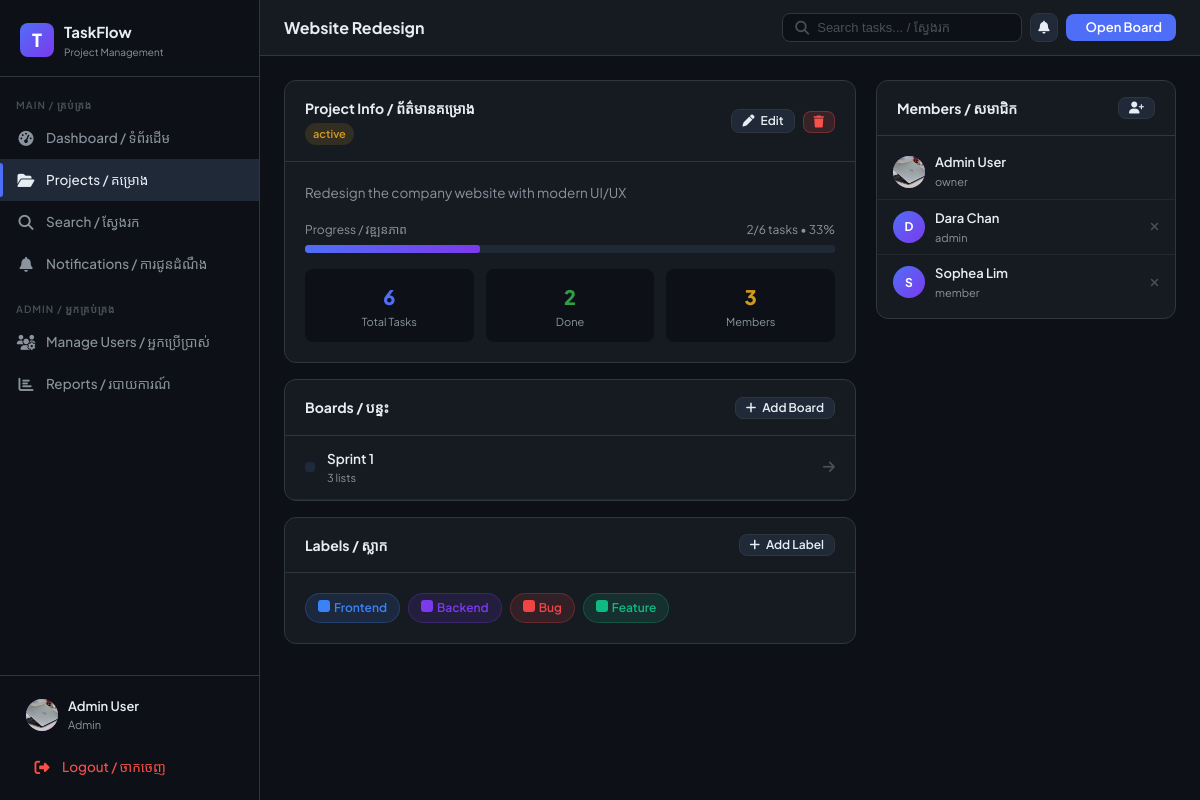
Page /projects/1/ (signed in) on the earlier database version.
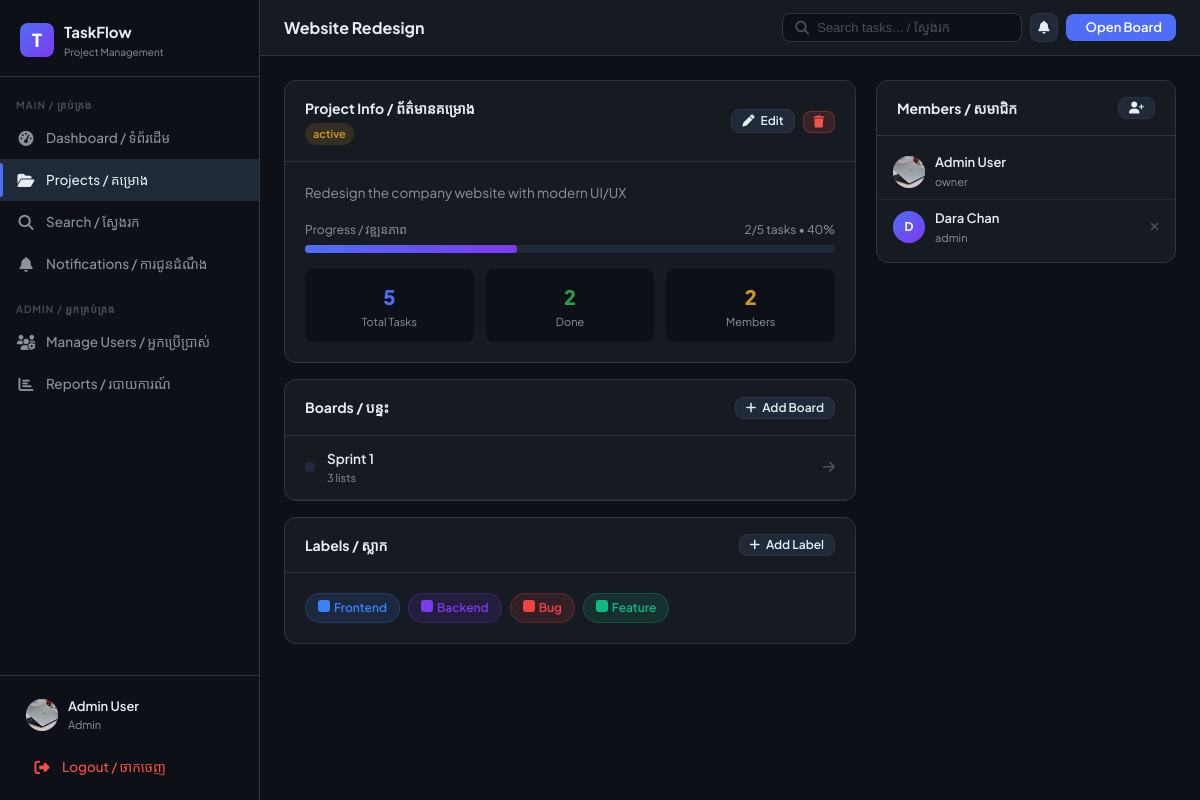
Same page on the later database version.
### core/models.py (models this page shows, shortened)
class Project(models.Model):
    STATUS_CHOICES = [('active', 'Active'), ('archived', 'Archived')]
    owner = models.ForeignKey(User, on_delete=models.CASCADE, related_name='owned_projects')
    name = models.CharField(max_length=150)
    description = models.TextField(blank=True)
    status = models.CharField(max_length=10, choices=STATUS_CHOICES, default='active')
    created_at = models.DateTimeField(auto_now_add=True)
    updated_at = models.DateTimeField(auto_now=True)
    @property
    def total_cards(self):
        return Card.objects.filter(list__board__project=self).count()
    @property
    def done_cards(self):
        return Card.objects.filter(list__board__project=self, status='done').count()
    @property
    def progress(self):
        total = self.total_cards
        return int((self.done_cards / total) * 100) if total > 0 else 0

class Board(models.Model):
    project = models.ForeignKey(Project, on_delete=models.CASCADE, related_name='boards')
    name = models.CharField(max_length=100)
    background = models.CharField(max_length=50, blank=True, default='#1e293b')
    position = models.IntegerField(default=0)
    created_at = models.DateTimeField(auto_now_add=True)
    class Meta:
        ordering = ['position']

class Label(models.Model):
    project = models.ForeignKey(Project, on_delete=models.CASCADE, related_name='labels')
    name = models.CharField(max_length=50)
    color = models.CharField(max_length=20, default='#3b82f6')

class ProjectMember(models.Model):
    ROLE_CHOICES = [('owner', 'Owner'), ('admin', 'Admin'), ('member', 'Member')]
    project = models.ForeignKey(Project, on_delete=models.CASCADE, related_name='members')
    user = models.ForeignKey(User, on_delete=models.CASCADE, related_name='project_memberships')
    role = models.CharField(max_length=10, choices=ROLE_CHOICES, default='member')
    joined_at = models.DateTimeField(auto_now_add=True)
    class Meta:
        unique_together = ('project', 'user')

class User(AbstractUser):
    ROLE_CHOICES = [('admin', 'Admin'), ('member', 'Member')]
    role = models.CharField(max_length=10, choices=ROLE_CHOICES, default='member')
    avatar = models.ImageField(upload_to='avatars/', blank=True, null=True)
    is_active = models.BooleanField(default=True)
    @property
    def is_admin(self):
        return self.role == 'admin'

### core/views.py (the view)
# urls.py: path('projects/<int:project_id>/', views.project_detail, name='project_detail'),
@login_required
def project_detail(request, project_id):
    project = get_object_or_404(Project, id=project_id)
    can_access = (
        request.user.is_admin or
        project.owner == request.user or
        ProjectMember.objects.filter(project=project, user=request.user).exists()
    )
    if not can_access:
        messages.error(request, 'Access denied')
        return redirect('projects')
    members = ProjectMember.objects.filter(project=project).select_related('user')
    boards = project.boards.all()
    member_user_ids = members.values_list('user_id', flat=True)
    all_users = User.objects.filter(is_active=True).exclude(id__in=member_user_ids)
    context = {
        'project': project,
        'members': members,
        'boards': boards,
        'all_users': all_users,
        'unread_count': request.user.notifications.filter(is_read=False).count(),
    }
    return render(request, 'projects/detail.html', context)

### templates/projects/detail.html (shortened to what the changed rows need)
{% extends 'base.html' %}
{% block page_title %}{{ project.name }}{% endblock %}
{% block topbar_extra %}
{% with board=project.boards.first %}
{% if board %}
<a href="{% url 'board' project.id board.id %}" class="btn btn-primary">
</a>
{% endif %}
{% endwith %}
{% endblock %}
{% block content %}
<div style="display:grid;grid-template-columns:1fr 300px;gap:20px;align-items:start">
  <div>
    <div class="card mb-16">
      <div class="card-header">
        <div>
          <div class="fw-700">Project Info / ព័ត៌មានគម្រោង</div>
          <span class="badge {% if project.status == 'active' %}badge-doing{% else %}badge-todo{% endif %}" style="margin-top:4px">{{ project.status }}</span>
        </div>
      </div>
      <div class="card-body">
        <p style="color:var(--text-muted);font-size:13.5px">{{ project.description|default:"No description provided." }}</p>
        <div style="margin-top:16px">
          <div style="display:flex;justify-content:space-between;font-size:12px;color:var(--text-muted);margin-bottom:6px">
            <span>Progress / វឌ្ឍនភាព</span>
            <span>{{ project.done_cards }}/{{ project.total_cards }} tasks • {{ project.progress }}%</span>
          </div>
          <div class="progress-bar" style="height:8px">
            <div class="progress-fill" style="width:{{ project.progress }}%"></div>
          </div>
        </div>
        <div style="display:grid;grid-template-columns:1fr 1fr 1fr;gap:12px;margin-top:16px">
          <div style="background:var(--bg-dark);border-radius:8px;padding:12px;text-align:center">
            <div style="font-size:20px;font-weight:800;color:var(--accent)">{{ project.total_cards }}</div>
            <div style="font-size:11px;color:var(--text-muted)">Total Tasks</div>
          </div>
          <div style="background:var(--bg-dark);border-radius:8px;padding:12px;text-align:center">
            <div style="font-size:20px;font-weight:800;color:var(--green)">{{ project.done_cards }}</div>
            <div style="font-size:11px;color:var(--text-muted)">Done</div>
          </div>
          <div style="background:var(--bg-dark);border-radius:8px;padding:12px;text-align:center">
            <div style="font-size:20px;font-weight:800;color:var(--yellow)">{{ project.members.count }}</div>
            <div style="font-size:11px;color:var(--text-muted)">Members</div>
          </div>
        </div>
      </div>
    </div>
    <div class="card mb-16">
      <div class="card-body" style="padding:0">
        {% for board in boards %}
        <a href="{% url 'board' project.id board.id %}" style="display:flex;align-items:center;gap:12px;padding:12px 20px;border-bottom:1px solid rgba(48,54,61,.5);text-decoration:none;color:inherit;transition:background .15s" onmouseover="this.style.background='rgba(255,255,255,.03)'" onmouseout="this.style.background=''">
          <div style="width:10px;height:10px;border-radius:3px;background:{{ board.background }}"></div>
          <div style="flex:1">
            <div style="font-weight:600;font-size:13.5px">{{ board.name }}</div>
            <div style="font-size:11px;color:var(--text-muted)">{{ board.lists.count }} lists</div>
          </div>
          <i class="fa-solid fa-arrow-right" style="color:var(--text-faint)"></i>
        </a>
        {% empty %}
        <div style="padding:24px;text-align:center;color:var(--text-muted)">No boards yet.</div>
        {% endfor %}
      </div>
    </div>
    <div class="card">
      <div class="card-body" style="display:flex;flex-wrap:wrap;gap:8px">
        {% for label in project.labels.all %}
        <span style="background:{{ label.color }}22;border:1px solid {{ label.color }}44;color:{{ label.color }};padding:4px 12px;border-radius:20px;font-size:12px;font-weight:600">
          <span class="label-dot" style="background:{{ label.color }}"></span>{{ label.name }}
        </span>
        {% empty %}
        <span class="text-muted text-small">No labels yet.</span>
        {% endfor %}
      </div>
    </div>
  </div>
  <div>
    <div class="card">
      <div class="card-body" style="padding:8px 0">
        {% for m in members %}
        <div style="display:flex;align-items:center;gap:10px;padding:8px 16px;{% if not forloop.last %}border-bottom:1px solid rgba(48,54,61,.5){% endif %}">
          <div class="user-avatar" style="width:32px;height:32px;font-size:12px">
            {% if m.user.avatar %}<img src="{{ m.user.avatar.url }}" alt="">
            {% else %}{{ m.user.username|first|upper }}{% endif %}
          </div>
          <div style="flex:1">
            <div style="font-size:13px;font-weight:600">{{ m.user.get_full_name|default:m.user.username }}</div>
            <div style="font-size:11px;color:var(--text-muted)">{{ m.role }}</div>
          </div>
          {% if request.user == project.owner and m.user != request.user %}
          <a href="{% url 'project_remove_member' project.id m.user.id %}" style="color:var(--text-faint);font-size:12px" onclick="return confirm('Remove this member?')"><i class="fa-solid fa-xmark"></i></a>
          {% endif %}
        </div>
        {% endfor %}
      </div>
    </div>
  </div>
</div>
{% endblock %}

Differences in the rows shown:
removed ProjectMember: user.username|first "S", user.get_full_name "Sophea Lim", role "member"
computed for Project "Website Redesign": total_cards "6" → "5"; progress "33" → "40"; members.count "3" → "2"
Other differences:
{{ project.progress }}: 33 → 40 (drawn)
